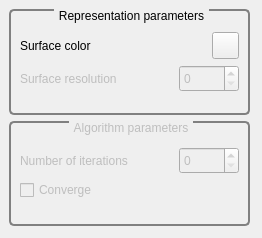
<?xml version="1.0" encoding="UTF-8"?>
<ui version="4.0">
 <class>AppositionSurfaceSettings</class>
 <widget class="QWidget" name="AppositionSurfaceSettings">
  <property name="geometry">
   <rect>
    <x>0</x>
    <y>0</y>
    <width>262</width>
    <height>238</height>
   </rect>
  </property>
  <property name="windowTitle">
   <string>Form</string>
  </property>
  <widget class="QWidget" name="verticalLayoutWidget">
   <property name="geometry">
    <rect>
     <x>9</x>
     <y>9</y>
     <width>241</width>
     <height>217</height>
    </rect>
   </property>
   <layout class="QVBoxLayout" name="verticalLayout">
    <item>
     <widget class="QGroupBox" name="groupBox">
      <property name="autoFillBackground">
       <bool>false</bool>
      </property>
      <property name="styleSheet">
       <string notr="true">QGroupBox { 
     border: 2px solid gray;
     border-radius: 5px;
	 margin-top: 1ex; 
 } 

 QGroupBox::title {
     subcontrol-origin: margin;
     subcontrol-position: top center;
     padding: 0 3px;
 }</string>
      </property>
      <property name="title">
       <string>Representation parameters</string>
      </property>
      <layout class="QVBoxLayout" name="verticalLayout_5">
       <item>
        <layout class="QVBoxLayout" name="verticalLayout_2">
         <item>
          <layout class="QHBoxLayout" name="horizontalLayout">
           <item>
            <widget class="QLabel" name="label">
             <property name="text">
              <string>Surface color</string>
             </property>
            </widget>
           </item>
           <item>
            <widget class="QPushButton" name="colorButton">
             <property name="minimumSize">
              <size>
               <width>27</width>
               <height>27</height>
              </size>
             </property>
             <property name="maximumSize">
              <size>
               <width>27</width>
               <height>27</height>
              </size>
             </property>
             <property name="text">
              <string/>
             </property>
             <property name="iconSize">
              <size>
               <width>25</width>
               <height>25</height>
              </size>
             </property>
             <property name="flat">
              <bool>false</bool>
             </property>
            </widget>
           </item>
          </layout>
         </item>
         <item>
          <layout class="QHBoxLayout" name="horizontalLayout_3">
           <item>
            <widget class="QLabel" name="label_3">
             <property name="enabled">
              <bool>false</bool>
             </property>
             <property name="text">
              <string>Surface resolution</string>
             </property>
            </widget>
           </item>
           <item>
            <widget class="QSpinBox" name="resolutionBox">
             <property name="enabled">
              <bool>false</bool>
             </property>
             <property name="maximumSize">
              <size>
               <width>60</width>
               <height>27</height>
              </size>
             </property>
            </widget>
           </item>
          </layout>
         </item>
        </layout>
       </item>
      </layout>
     </widget>
    </item>
    <item>
     <widget class="QGroupBox" name="groupBox_2">
      <property name="enabled">
       <bool>false</bool>
      </property>
      <property name="styleSheet">
       <string notr="true">QGroupBox { 
     border: 2px solid gray;
     border-radius: 5px;
	 margin-top: 1ex; 
 } 

 QGroupBox::title {
     subcontrol-origin: margin;
     subcontrol-position: top center;
     padding: 0 3px;
 }</string>
      </property>
      <property name="title">
       <string>Algorithm parameters</string>
      </property>
      <layout class="QVBoxLayout" name="verticalLayout_4">
       <item>
        <layout class="QVBoxLayout" name="verticalLayout_3">
         <item>
          <layout class="QHBoxLayout" name="horizontalLayout_2">
           <item>
            <widget class="QLabel" name="label_2">
             <property name="text">
              <string>Number of iterations</string>
             </property>
            </widget>
           </item>
           <item>
            <widget class="QSpinBox" name="iterationsBox">
             <property name="enabled">
              <bool>false</bool>
             </property>
             <property name="maximumSize">
              <size>
               <width>60</width>
               <height>27</height>
              </size>
             </property>
            </widget>
           </item>
          </layout>
         </item>
         <item>
          <layout class="QHBoxLayout" name="horizontalLayout_4">
           <item>
            <widget class="QCheckBox" name="convergeCheck">
             <property name="text">
              <string>Converge</string>
             </property>
            </widget>
           </item>
          </layout>
         </item>
        </layout>
       </item>
      </layout>
     </widget>
    </item>
   </layout>
  </widget>
 </widget>
 <resources/>
 <connections/>
</ui>
